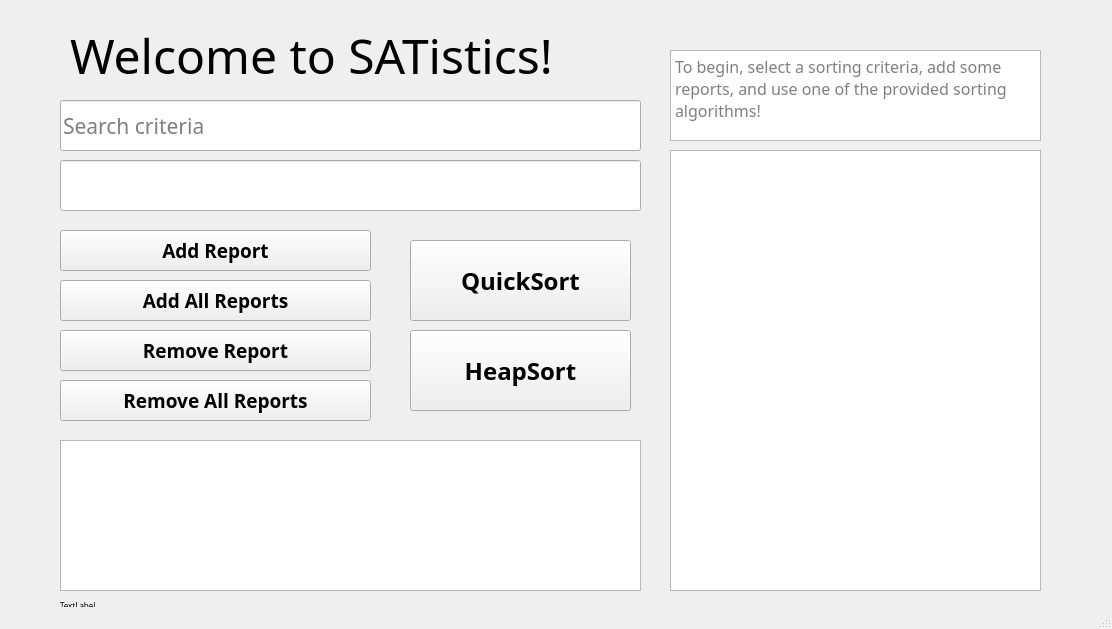
<?xml version="1.0" encoding="UTF-8"?>
<ui version="4.0">
 <class>MainWindow</class>
 <widget class="QMainWindow" name="MainWindow">
  <property name="geometry">
   <rect>
    <x>0</x>
    <y>0</y>
    <width>1112</width>
    <height>629</height>
   </rect>
  </property>
  <property name="windowTitle">
   <string>MainWindow</string>
  </property>
  <widget class="QWidget" name="centralwidget">
   <widget class="QLabel" name="welcome">
    <property name="geometry">
     <rect>
      <x>70</x>
      <y>10</y>
      <width>641</width>
      <height>91</height>
     </rect>
    </property>
    <property name="palette">
     <palette>
      <active>
       <colorrole role="HighlightedText">
        <brush brushstyle="SolidPattern">
         <color alpha="255">
          <red>0</red>
          <green>0</green>
          <blue>0</blue>
         </color>
        </brush>
       </colorrole>
      </active>
      <inactive>
       <colorrole role="HighlightedText">
        <brush brushstyle="SolidPattern">
         <color alpha="255">
          <red>0</red>
          <green>0</green>
          <blue>0</blue>
         </color>
        </brush>
       </colorrole>
      </inactive>
      <disabled>
       <colorrole role="HighlightedText">
        <brush brushstyle="SolidPattern">
         <color alpha="255">
          <red>0</red>
          <green>0</green>
          <blue>0</blue>
         </color>
        </brush>
       </colorrole>
      </disabled>
     </palette>
    </property>
    <property name="font">
     <font>
      <family>Microsoft YaHei</family>
      <pointsize>36</pointsize>
      <bold>false</bold>
     </font>
    </property>
    <property name="text">
     <string>Welcome to SATistics!</string>
    </property>
    <property name="textFormat">
     <enum>Qt::RichText</enum>
    </property>
    <property name="scaledContents">
     <bool>false</bool>
    </property>
   </widget>
   <widget class="QLineEdit" name="repLineEdit">
    <property name="geometry">
     <rect>
      <x>60</x>
      <y>160</y>
      <width>581</width>
      <height>51</height>
     </rect>
    </property>
    <property name="font">
     <font>
      <family>Microsoft YaHei</family>
      <pointsize>16</pointsize>
     </font>
    </property>
    <property name="text">
     <string> </string>
    </property>
    <property name="placeholderText">
     <string>Search state or year</string>
    </property>
   </widget>
   <widget class="QListWidget" name="display">
    <property name="geometry">
     <rect>
      <x>670</x>
      <y>150</y>
      <width>371</width>
      <height>441</height>
     </rect>
    </property>
    <property name="font">
     <font>
      <family>Microsoft YaHei</family>
      <pointsize>12</pointsize>
     </font>
    </property>
   </widget>
   <widget class="QLineEdit" name="critLineEdit">
    <property name="geometry">
     <rect>
      <x>60</x>
      <y>100</y>
      <width>581</width>
      <height>51</height>
     </rect>
    </property>
    <property name="font">
     <font>
      <family>Microsoft YaHei</family>
      <pointsize>16</pointsize>
     </font>
    </property>
    <property name="placeholderText">
     <string>Search criteria</string>
    </property>
   </widget>
   <widget class="QPushButton" name="pushButton">
    <property name="geometry">
     <rect>
      <x>60</x>
      <y>230</y>
      <width>311</width>
      <height>41</height>
     </rect>
    </property>
    <property name="font">
     <font>
      <family>Microsoft YaHei</family>
      <pointsize>14</pointsize>
      <bold>true</bold>
     </font>
    </property>
    <property name="text">
     <string>Add Report</string>
    </property>
   </widget>
   <widget class="QPushButton" name="popButton">
    <property name="geometry">
     <rect>
      <x>60</x>
      <y>330</y>
      <width>311</width>
      <height>41</height>
     </rect>
    </property>
    <property name="font">
     <font>
      <family>Microsoft YaHei</family>
      <pointsize>14</pointsize>
      <bold>true</bold>
     </font>
    </property>
    <property name="text">
     <string>Remove Report</string>
    </property>
   </widget>
   <widget class="QTextEdit" name="statusBox">
    <property name="geometry">
     <rect>
      <x>670</x>
      <y>50</y>
      <width>371</width>
      <height>91</height>
     </rect>
    </property>
    <property name="font">
     <font>
      <family>Microsoft YaHei</family>
      <pointsize>12</pointsize>
     </font>
    </property>
    <property name="readOnly">
     <bool>true</bool>
    </property>
    <property name="placeholderText">
     <string>To begin, select a sorting criteria, add some reports, and use one of the provided sorting algorithms!</string>
    </property>
   </widget>
   <widget class="QPushButton" name="pushAllButton">
    <property name="geometry">
     <rect>
      <x>60</x>
      <y>280</y>
      <width>311</width>
      <height>41</height>
     </rect>
    </property>
    <property name="font">
     <font>
      <family>Microsoft YaHei</family>
      <pointsize>14</pointsize>
      <bold>true</bold>
     </font>
    </property>
    <property name="text">
     <string>Add All Reports</string>
    </property>
   </widget>
   <widget class="QPushButton" name="popAllButton">
    <property name="geometry">
     <rect>
      <x>60</x>
      <y>380</y>
      <width>311</width>
      <height>41</height>
     </rect>
    </property>
    <property name="font">
     <font>
      <family>Microsoft YaHei</family>
      <pointsize>14</pointsize>
      <bold>true</bold>
     </font>
    </property>
    <property name="text">
     <string>Remove All Reports</string>
    </property>
   </widget>
   <widget class="QPushButton" name="quickSortButton">
    <property name="enabled">
     <bool>true</bool>
    </property>
    <property name="geometry">
     <rect>
      <x>410</x>
      <y>240</y>
      <width>221</width>
      <height>81</height>
     </rect>
    </property>
    <property name="font">
     <font>
      <family>Microsoft YaHei</family>
      <pointsize>18</pointsize>
      <bold>true</bold>
     </font>
    </property>
    <property name="text">
     <string>QuickSort</string>
    </property>
   </widget>
   <widget class="QPushButton" name="heapSortButton">
    <property name="geometry">
     <rect>
      <x>410</x>
      <y>330</y>
      <width>221</width>
      <height>81</height>
     </rect>
    </property>
    <property name="font">
     <font>
      <family>Microsoft YaHei</family>
      <pointsize>18</pointsize>
      <bold>true</bold>
     </font>
    </property>
    <property name="text">
     <string>HeapSort</string>
    </property>
   </widget>
   <widget class="QListWidget" name="reportView">
    <property name="geometry">
     <rect>
      <x>60</x>
      <y>440</y>
      <width>581</width>
      <height>151</height>
     </rect>
    </property>
    <property name="font">
     <font>
      <family>Microsoft YaHei</family>
      <pointsize>11</pointsize>
     </font>
    </property>
   </widget>
   <widget class="QLabel" name="watermark">
    <property name="geometry">
     <rect>
      <x>60</x>
      <y>550</y>
      <width>611</width>
      <height>111</height>
     </rect>
    </property>
    <property name="font">
     <font>
      <family>Microsoft YaHei</family>
      <pointsize>6</pointsize>
     </font>
    </property>
    <property name="text">
     <string>TextLabel</string>
    </property>
   </widget>
  </widget>
  <widget class="QMenuBar" name="menubar">
   <property name="geometry">
    <rect>
     <x>0</x>
     <y>0</y>
     <width>1112</width>
     <height>20</height>
    </rect>
   </property>
  </widget>
  <widget class="QStatusBar" name="statusbar"/>
 </widget>
 <resources/>
 <connections/>
</ui>
